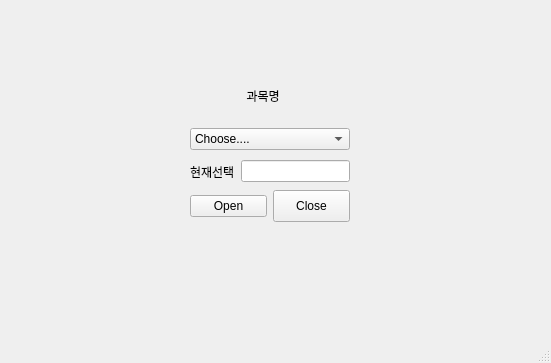
<?xml version="1.0" encoding="UTF-8"?>
<ui version="4.0">
 <class>MainWindow</class>
 <widget class="QMainWindow" name="MainWindow">
  <property name="geometry">
   <rect>
    <x>0</x>
    <y>0</y>
    <width>551</width>
    <height>363</height>
   </rect>
  </property>
  <property name="windowTitle">
   <string>MainWindow</string>
  </property>
  <widget class="QWidget" name="centralwidget">
   <widget class="QWidget" name="horizontalLayoutWidget">
    <property name="geometry">
     <rect>
      <x>190</x>
      <y>190</y>
      <width>160</width>
      <height>32</height>
     </rect>
    </property>
    <layout class="QHBoxLayout" name="horizontalLayout">
     <item>
      <widget class="QPushButton" name="pushButton">
       <property name="text">
        <string>Open</string>
       </property>
      </widget>
     </item>
     <item>
      <widget class="QPushButton" name="pushButton_2">
       <property name="minimumSize">
        <size>
         <width>0</width>
         <height>32</height>
        </size>
       </property>
       <property name="text">
        <string>Close</string>
       </property>
      </widget>
     </item>
    </layout>
   </widget>
   <widget class="QWidget" name="horizontalLayoutWidget_2">
    <property name="geometry">
     <rect>
      <x>190</x>
      <y>160</y>
      <width>160</width>
      <height>23</height>
     </rect>
    </property>
    <layout class="QHBoxLayout" name="horizontalLayout_2">
     <item>
      <widget class="QLabel" name="label_2">
       <property name="text">
        <string>현재선택</string>
       </property>
      </widget>
     </item>
     <item>
      <widget class="QLineEdit" name="lineEdit">
       <property name="readOnly">
        <bool>true</bool>
       </property>
      </widget>
     </item>
    </layout>
   </widget>
   <widget class="QWidget" name="verticalLayoutWidget">
    <property name="geometry">
     <rect>
      <x>190</x>
      <y>70</y>
      <width>160</width>
      <height>80</height>
     </rect>
    </property>
    <layout class="QVBoxLayout" name="verticalLayout">
     <item>
      <widget class="QLabel" name="label">
       <property name="text">
        <string>                 과목명</string>
       </property>
      </widget>
     </item>
     <item>
      <widget class="QComboBox" name="comboBox">
       <item>
        <property name="text">
         <string>Choose....</string>
        </property>
       </item>
       <item>
        <property name="text">
         <string>Database</string>
        </property>
       </item>
       <item>
        <property name="text">
         <string>Algorithm</string>
        </property>
       </item>
       <item>
        <property name="text">
         <string>Network</string>
        </property>
       </item>
       <item>
        <property name="text">
         <string>Application</string>
        </property>
       </item>
      </widget>
     </item>
    </layout>
   </widget>
  </widget>
  <widget class="QMenuBar" name="menubar">
   <property name="geometry">
    <rect>
     <x>0</x>
     <y>0</y>
     <width>551</width>
     <height>30</height>
    </rect>
   </property>
  </widget>
  <widget class="QStatusBar" name="statusbar"/>
 </widget>
 <resources/>
 <connections/>
</ui>
